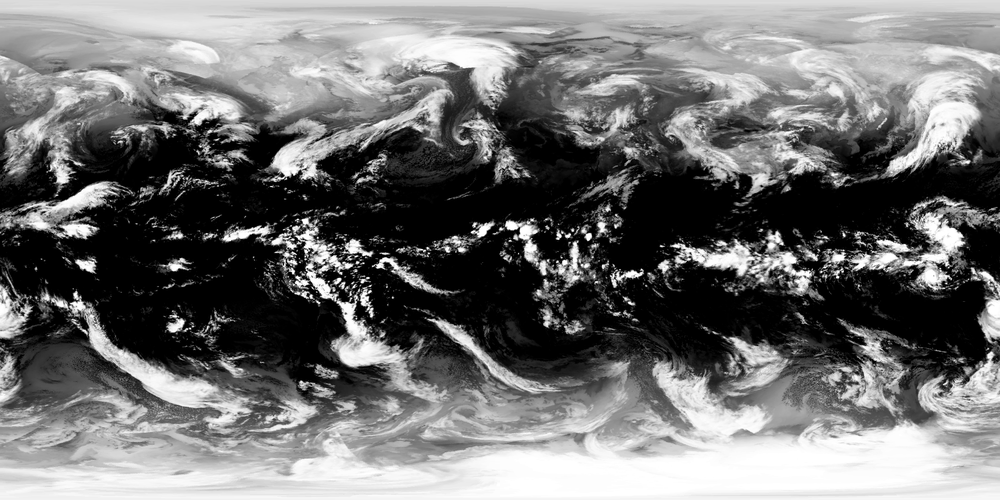
#> input picture google_clouds_eq.png, 1000 x 500 px, shrunk from 2048 x 1024 before the run
$ python fix_google_eq.py
#> lines starting #> are read from the running program, lines starting #| are printed output that depends on the picture
#!/usr/bin/env python3
# -*- coding: utf-8 -*-
"""
google_clouds_eq.png の東西端の壊れた列を修復する。

equirect の列0 と列W-1 は経度上で隣接しているのに、素材自体が端で段差を
持っている（隣接差の中央値 0.00 に対して端は 7〜11）。ここを内側の健全な列
から線形に繋ぎ直す。

  --apply   修復して上書き（退避は ~/wallpaper-work/bak_googleeq/）
  --revert  退避から戻す
  引数なし  状態表示のみ（端の隣接差を出す）
  --width N 片側で置換する列数（既定 2）
"""
import argparse
import os
import shutil
import sys

import numpy as np
from PIL import Image

TARGET = "google_clouds_eq.png"
BAKDIR = os.path.expanduser("~/wallpaper-work/bak_googleeq")
BAK = os.path.join(BAKDIR, TARGET)
MARK = os.path.join(BAKDIR, ".applied")


def load(path):
#> called with path = 'google_clouds_eq.png'
    im = Image.open(path)
#> im is the input picture: PIL image 1000x500 L; min 0, max 255, mean 113.5
    return im, np.asarray(im, dtype=np.float64)


def report(a, tag):
    """端の隣接差と、内部の中央値を出す。"""
#> called with tag = '現在'
    if a.ndim == 3:
        g = a.mean(axis=2)
    else:
        g = a
    d = np.abs(np.diff(g, axis=1))
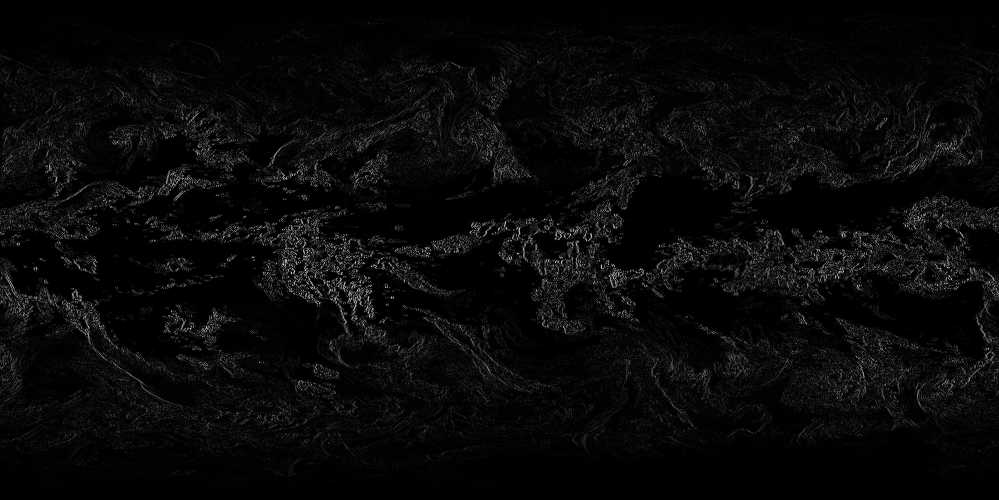
#> d: shape (500, 999) float64; min 0, max 217, mean 8.9
    med = float(np.median(d))
#> med = 2
    wrap = float(np.abs(g[:, -1] - g[:, 0]).mean())
#> wrap = 12.14
    e = lambda i, j: float(np.abs(g[:, i] - g[:, j]).mean())
    print("  [%s] 内部med %.2f | wrap(-1,0) %.2f  0-1 %.2f  1-2 %.2f  2-3 %.2f  -1--2 %.2f  -2--3 %.2f"
          % (tag, med, wrap, e(0, 1), e(1, 2), e(2, 3), e(-1, -2), e(-2, -3)))
#|   [現在] 内部med 2.00 | wrap(-1,0) 12.14  0-1 8.63  1-2 10.90  2-3 10.30  -1--2 7.79  -2--3 8.60
    return wrap, med


def fix(a, width):
    """端 width 列ずつ（計 2*width 列）を、その外側の健全な列で線形に繋ぐ。

    経度の並びは ... W-3, W-2, W-1 | 0, 1, 2 ... と環になっている。
    置換するのは [-width:] と [:width]。両端の錨は a[:, -width-1] と a[:, width]。
    """
    b = a.copy()
    left_anchor = a[:, -width - 1]    # 置換帯の左の健全な列
    right_anchor = a[:, width]        # 置換帯の右の健全な列
    n = 2 * width + 1                 # 錨から錨までの区間数
    idx = list(range(-width, 0)) + list(range(0, width))
    for k, col in enumerate(idx):
        t = (k + 1) / n
        b[:, col] = left_anchor * (1.0 - t) + right_anchor * t
    return b


def main():
    ap = argparse.ArgumentParser()
    ap.add_argument("--apply", action="store_true")
    ap.add_argument("--revert", action="store_true")
    ap.add_argument("--width", type=int, default=2)
    args = ap.parse_args()

    if not os.path.exists(TARGET):
        sys.exit("見つからない: %s（clouds_output/ で実行すること）" % TARGET)

    applied = os.path.exists(MARK)

    if args.revert:
        if not os.path.exists(BAK):
            sys.exit("退避が無い: %s" % BAK)
        shutil.copy2(BAK, TARGET)
        if applied:
            os.remove(MARK)
        print("revert 完了")
        _, a = load(TARGET)
        report(a, "戻した後")
        return

    if not args.apply:
        print("状態: %s" % ("適用済み" if applied else "未適用"))
        print("退避: %s (%s)" % (BAK, "あり" if os.path.exists(BAK) else "なし"))
        _, a = load(TARGET)
        report(a, "現在")
        return

    if applied:
        sys.exit("すでに適用済み。やり直すなら先に --revert")

    os.makedirs(BAKDIR, exist_ok=True)
    shutil.copy2(TARGET, BAK)

    im, a = load(TARGET)
    print("%s  mode=%s  shape=%s  width=%d" % (TARGET, im.mode, a.shape, args.width))
    report(a, "修復前")

    b = fix(a, args.width)
    report(b, "修復後")

    out = np.clip(np.rint(b), 0, 255).astype(np.uint8)
    Image.fromarray(out, mode=im.mode).save(TARGET)
    open(MARK, "w").write("width=%d\n" % args.width)
    print("apply 完了（退避 %s）" % BAK)


if __name__ == "__main__":
    main()

$ run again, with face4_cmp.png copied over google_clouds_eq.png
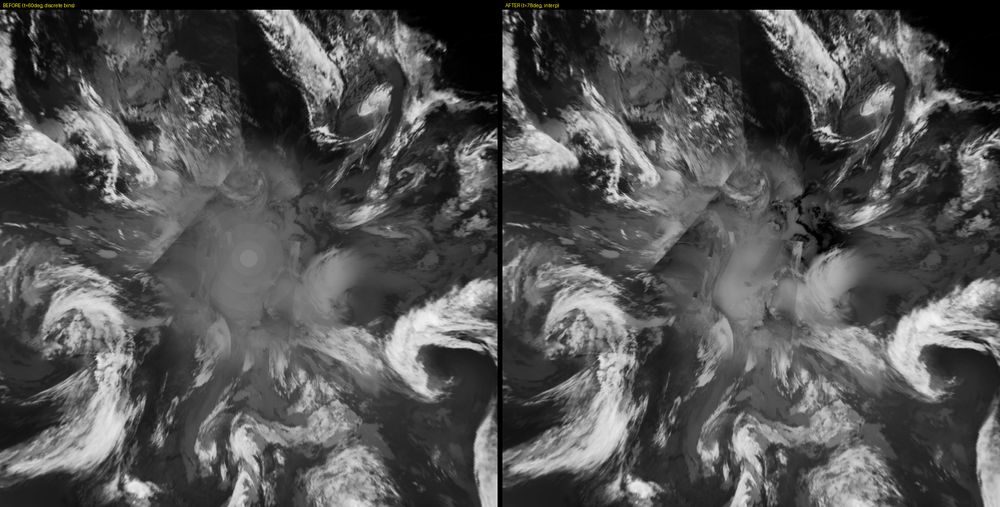
#> input picture face4_cmp.png, 1000 x 507 px, shrunk from 2058 x 1044 before the run
#> in load, im is the input picture: PIL image 1000x507 RGB; mean R, G, B 83.4, 83.4, 83.3
#> in report, `d = np.abs(np.diff(g, axis=1))`:
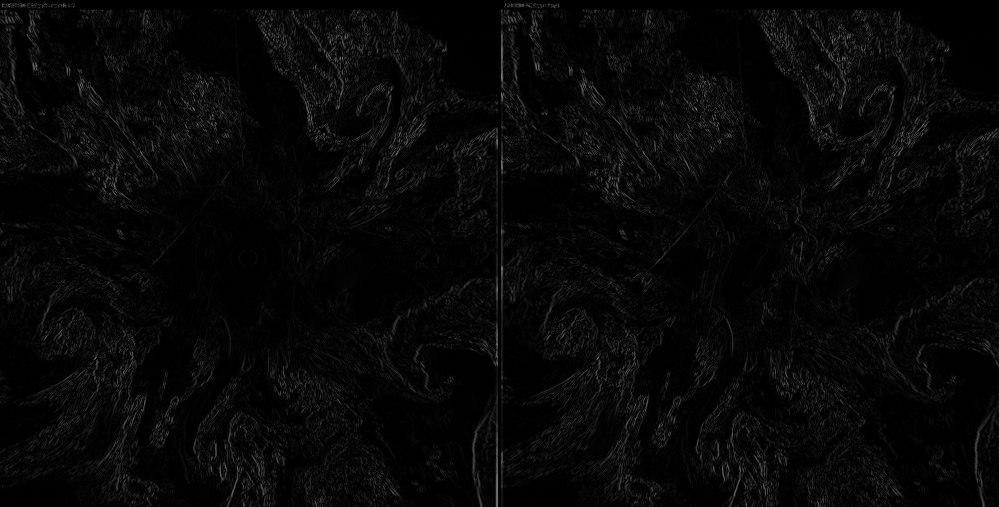
#> d: shape (507, 999) float64; min 0, max 122, mean 7.3
#> med = 3
#> wrap = 63.4
#|   [現在] 内部med 3.00 | wrap(-1,0) 63.40  0-1 6.54  1-2 6.69  2-3 7.27  -1--2 5.78  -2--3 5.88

$ run again, with gc_japan.png copied over google_clouds_eq.png
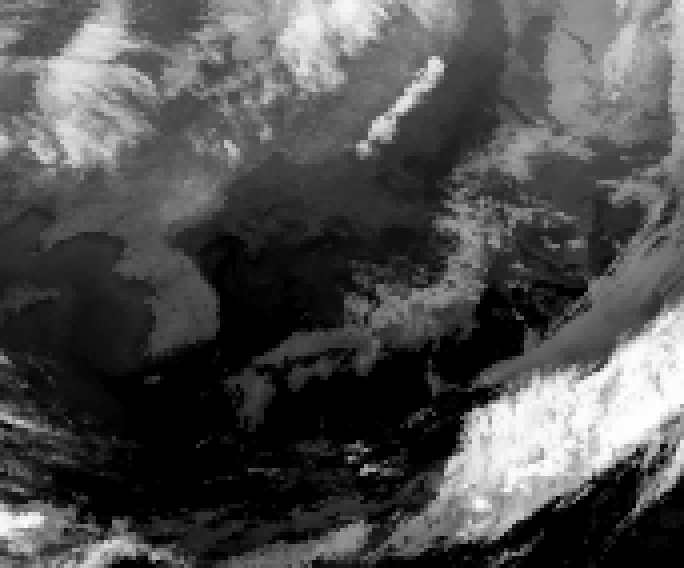
#> input picture gc_japan.png, 684 x 568 px
#> in load, im is the input picture: PIL image 684x568 L; min 0, max 255, mean 79.2
#> in report, `d = np.abs(np.diff(g, axis=1))`:
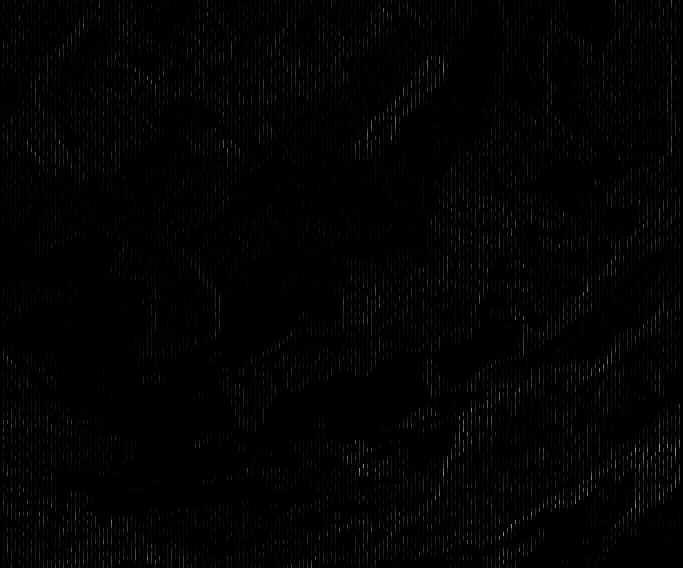
#> d: shape (568, 683) float64; min 0, max 160, mean 2.4
#> med = 0
#> wrap = 95.94
#|   [現在] 内部med 0.00 | wrap(-1,0) 95.94  0-1 0.00  1-2 0.00  2-3 0.00  -1--2 0.00  -2--3 0.00

$ run again, with pole_check.png copied over google_clouds_eq.png
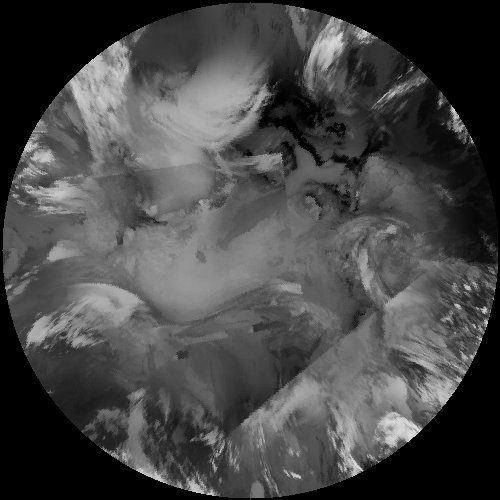
#> input picture pole_check.png, 500 x 500 px
#> in load, im is the input picture: PIL image 500x500 L; min 0, max 227, mean 71
#> in report, `d = np.abs(np.diff(g, axis=1))`:
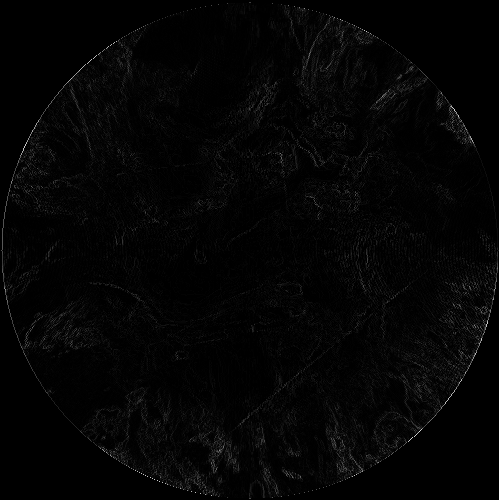
#> d: shape (500, 499) float64; min 0, max 217, mean 4.2
#> med = 1
#> wrap = 0
#|   [現在] 内部med 1.00 | wrap(-1,0) 0.00  0-1 0.00  1-2 0.17  2-3 6.81  -1--2 0.05  -2--3 3.19
